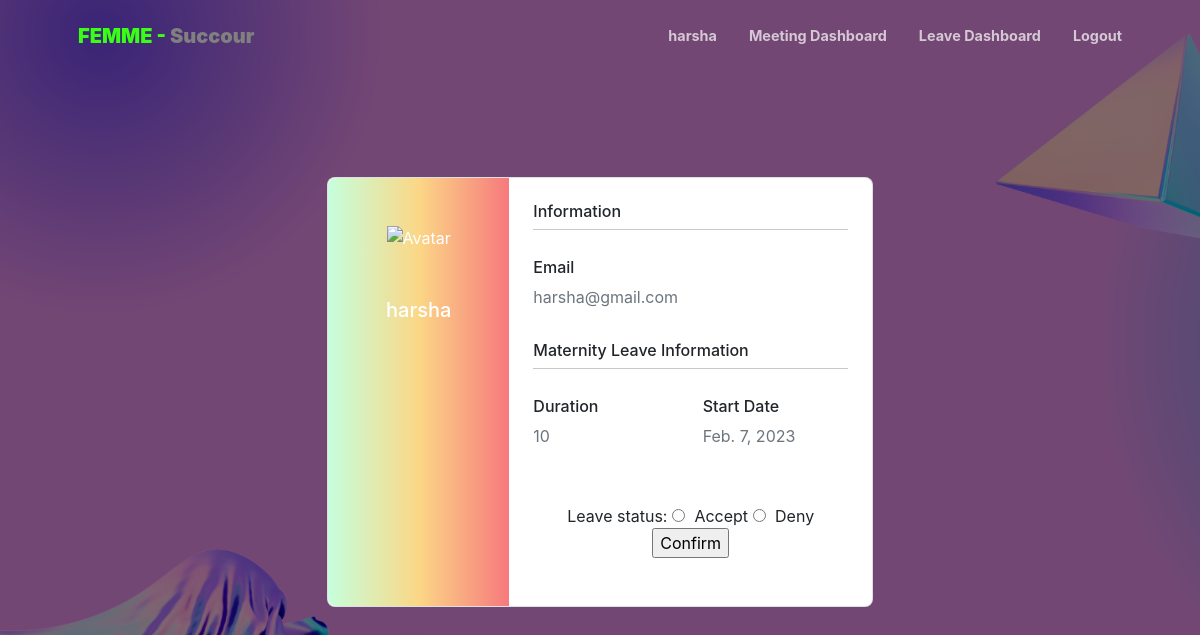
Screenshot of /leave/profile/harshanone (signed in) with the database file from the repository.
### leaveCalculator/models.py (models this page shows, shortened)
class Leave(models.Model):
    timestamp = models.DateTimeField(auto_now_add=True)
    profile = models.ForeignKey(Profile, on_delete=models.CASCADE)
    slug = models.SlugField(max_length=264, unique=True, default='',editable=False)
    report = models.FileField()
    maternity_leave = models.IntegerField(default=9)
    pregnancy_date = models.DateField()
    leave_approved = models.BooleanField(default=False)

### accounts/models.py (models this page shows)
class Profile(models.Model):
    user = models.OneToOneField(User, on_delete=models.CASCADE)
    is_HR = models.BooleanField()
    def __str__(self):
        return str(f'{self.user.username}')

### leaveCalculator/views.py (the view)
# urls.py: path('profile/<slug:the_slug>', views.leaveprofile, name='leaveprofile'),
def leaveprofile(request, the_slug):
    leave = Leave.objects.get(slug=the_slug)
    if request.method=="POST":
        approval = request.POST['approval']
        if approval == "Accept":
            leave.leave_approved = True
            leave.save()
            print(leave.leave_approved)
    context = {"leave": leave}
    return render(request, "leaveprofile.html", context)

### templates/leaveprofile.html (shortened to what this page needs)
{% extends "base.html" %}
{% load static %}
{% block content %}
<link rel="stylesheet" href="{% static 'css/hr_dash.css' %}">
<link rel="stylesheet" href="{% static 'css/main.css' %}">
<section class="vh-100" style="background-image: linear-gradient(45deg,  0 50%, black 50% 100%);">
  <div class="container py-5 h-100">
    <div class="row d-flex justify-content-center align-items-center h-100">
      <div class="col col-lg-6 mb-4 mb-lg-0">
        <div class="card mb-3" style="border-radius: .5rem;">
          <div class="row g-0">
            <div class="col-md-4 gradient-custom text-center text-white"
              style="border-top-left-radius: .5rem; border-bottom-left-radius: .5rem;background-image: linear-gradient(to right, #c6ffdd, #fbd786, #f7797d);">
              <img src="https://mdbcdn.b-cdn.net/img/Photos/new-templates/bootstrap-chat/ava1-bg.webp" alt="Avatar"
                class="img-fluid my-5" style="width: 80px;" />
              <h5>{{ leave.profile }}</h5>
            </div>
            <div class="col-md-8">
              <div class="card-body p-4">
                <h6>Information</h6>
                <hr class="mt-0 mb-4">
                <div class="row pt-1">
                  <div class="col-6 mb-3">
                    <h6>Email</h6>
                    <p class="text-muted">{{ leave.profile.user.email }}</p>
                  </div>
                </div>
                <h6>Maternity Leave Information</h6>
                <hr class="mt-0 mb-4">
                <div class="row pt-1">
                  <div class="col-6 mb-3">
                    <h6>Duration</h6>
                    <p class="text-muted">{{ leave.maternity_leave }}</p>
                  </div>
                  <div class="col-6 mb-3">
                    <h6>Start Date</h6>
                    <p class="text-muted">{{ leave.pregnancy_date }}</p>
                  </div>
                </div>
                <center>
                  <br>
                  <form method="POST">
                    Leave status:
                    <input type="radio" name="approval" style="margin-right: 3%; " value="Accept">Accept
                    <input type="radio" name="approval" style="margin-right: 3%; " value="Deny">Deny<br>
                    <input type="submit" value="Confirm">
                  </form>
                </center>
                <div class="d-flex justify-content-start">
                  <a href="#!"></a>
                  <a href="#!"></a>
                </div>
              </div>
            </div>
          </div>
        </div>
      </div>
    </div>
  </div>
</section>
{% endblock content %}

### templates/navbar.html (shortened to what this page needs)
<nav class="navbar navbar-expand-lg navbar-light fixed-top py-3" id="mainNav">
    <div class="container px-4 px-lg-5">
        <a class="navbar-brand" href="{% url 'home' %}"><b><span style="color:#39FF14">FEMME -</span>
                <span style="color: grey">Succour</span></b></a>
        <div class="collapse navbar-collapse" id="navbarResponsive">
            <ul class="navbar-nav ms-auto my-2 my-lg-0">
                {% if user.is_authenticated %}
                <li class="nav-item"><a class="nav-link" href="{% url 'profile' %}">{{ user }}</a></li>
                {% else %}
                <li class="nav-item"><a class="nav-link" href="{% url 'login' %}">Login</a></li>
                {% endif %}
                {% if user.profile.is_HR %}
                <li class="nav-item"><a class="nav-link" href="{% url 'uploadVideo' %}">Meeting Dashboard</a></li>
                <li class="nav-item"><a class="nav-link" href="{% url 'leavedash' %}">Leave Dashboard</a></li>
                {% else %}
                <li class="nav-item"><a class="nav-link" href="{% url 'uploadVideo' %}">Misogyny Detector</a></li>
                <li class="nav-item"><a class="nav-link" href="{% url 'uploadPDF' %}">Leave Evaluator</a></li>
                {% endif %}
                {% if user.is_authenticated %}
                <li class="nav-item"><a class="nav-link" href="{% url 'logout' %}">Logout</a></li>
                {% endif %}
            </ul>
        </div>
    </div>
</nav>

### static/css/hr_dash.css (style rules this page uses)
body { margin: 0; padding: 0; background: url("../images/1.png"); background-size: cover; position: relative; padding: 0; backdrop-filter: brightness(50%); }

### rows the page displays
Leave: profile "harsha", profile.user.email "harsha@gmail.com", maternity_leave "10", pregnancy_date "Feb. 7, 2023"

### other values shown
{{ user }} "harsha"
